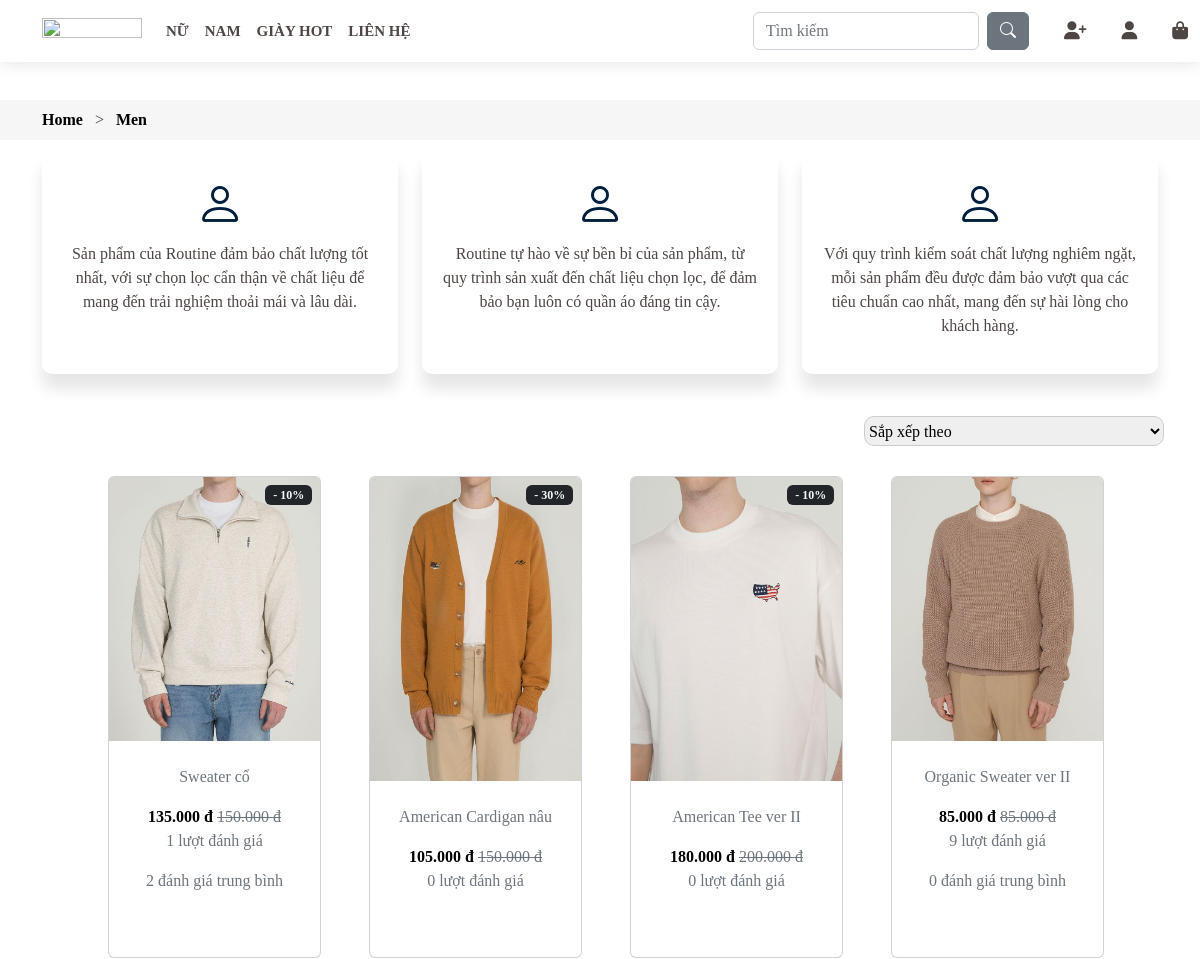
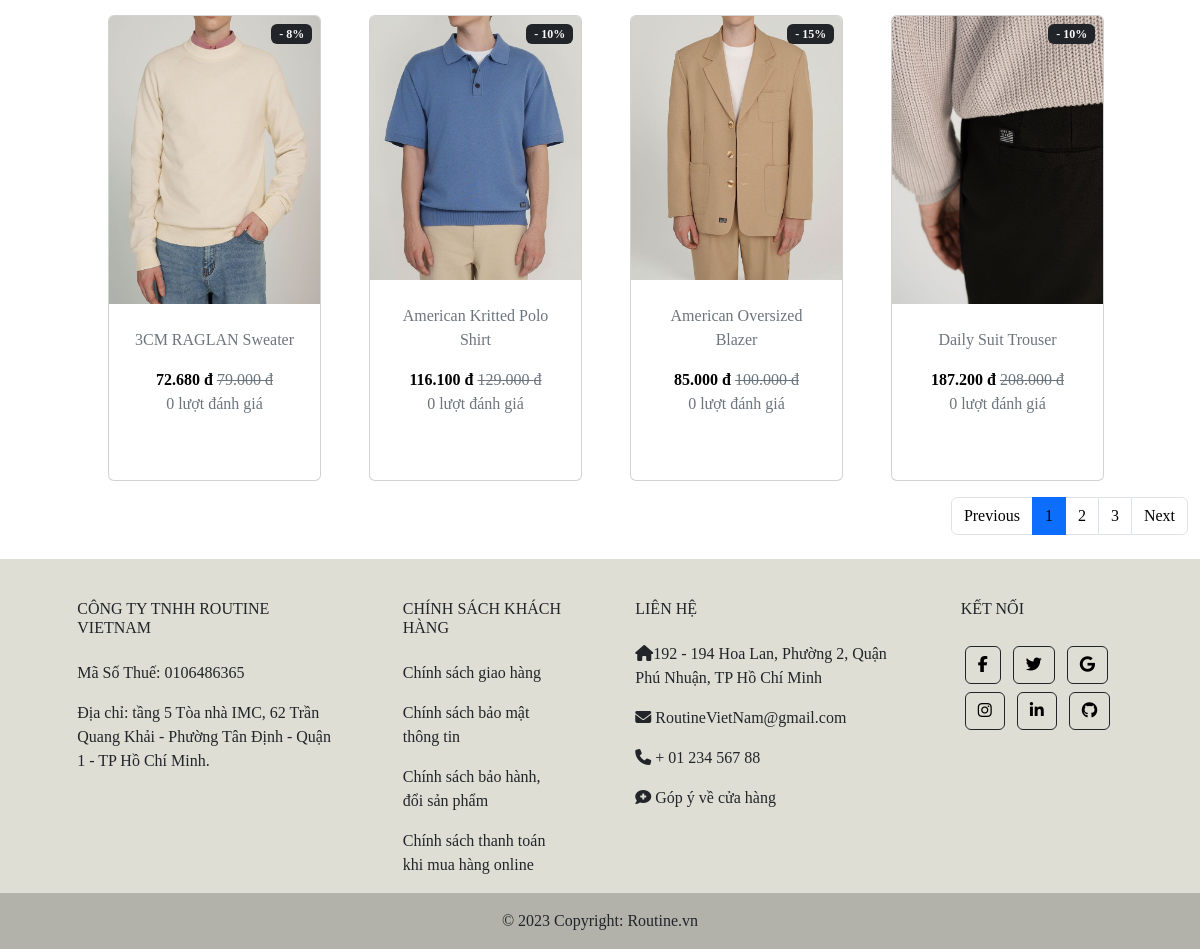
The app's page /index.php?page=main&controller=menproducts&action=index with its own data (2 pictures, top to bottom).
### tables this page shows
CREATE TABLE `product` (
  `id` int(11) NOT NULL,
  `price` int(11) DEFAULT NULL,
  `name` varchar(255) DEFAULT NULL,
  `description` varchar(255) DEFAULT NULL,
  `content` varchar(10000) DEFAULT NULL,
  `img` varchar(255) DEFAULT 'public/img/default/df.jpeg',
  `img1` varchar(255) DEFAULT 'public/img/default/df.jpeg',
  `img2` varchar(255) DEFAULT 'public/img/default/df.jpeg',
  `img3` varchar(255) DEFAULT 'public/img/default/df.jpeg',
  `sale` int(11) NOT NULL,
  `vote_number` int(11) NOT NULL,
  `total_stars` int(11) NOT NULL,
  `typeid` int(11) NOT NULL
);

### controllers/main/menproducts_controller.php (called while the page is built, shortened)
<?php
require_once('models/product.php');
class MenproductsController extends BaseController
{
	public function index()
	{
		$menproducts = Product::getAllMen();
		$data = array('menproducts' => $menproducts);
		$this->render('index', $data);
	}
}

### routes.php (called while the page is built, shortened)
<?php
$controller = new $klass;
$controller->$action();

### index.php (called while the page is built, shortened)
<?php
require_once('routes.php');

### models/product.php (called while the page is built, shortened)
<?php
class Product
{
    public function __construct($id, $name, $price, $description, $content, $img,$img1,$img2,$img3, $sale, $vote_number, $total_stars, $typeid )
    {
        $this->id = $id;
        $this->name = $name;
        $this->price = $price;
        $this->img = $img;
        $this->sale= $sale;
        $this->vote_number = $vote_number;
        $this->total_stars = $total_stars;
    }
    static function getAllMen()
    {
        $db = DB::getInstance();
        $req = $db->query("SELECT * FROM product WHERE typeid = 0");
        $products = [];
        foreach ($req->fetch_all(MYSQLI_ASSOC) as $product)
        {
            $products[] = new Product(
                $product['id'],
                $product['name'],
                $product['price'],
                $product['description'],
                $product['content'],
                $product['img'],
                $product['img1'],
                $product['img2'],
                $product['img3'],
                $product['sale'],
                $product['vote_number'],
                $product['total_stars'],
                $product['typeid']
            );
        }
        return $products;
    }
}
?>

### views/main/menproducts/index.php (the view, shortened to what this page needs)
<?php
   include_once('views/main/navbar.php');
?>
<main>
    <div class="container-fluid py-2" style="margin-top: 100px; background-color: #f6f6f6">
        <div class="container">
            <a href="index.php?page=main&controller=layouts&action=index" class="fw-bold me-2">Home</a>&nbsp;>
            <a href="index.php?page=main&controller=menproducts&action=index" class=" fw-bold me-2">&nbsp;&nbsp;Men</a>
        </div>
    </div>
    <div class="container" style="margin-top: 10px">
        <div class="row">
            <div class="col-md-4">
                <div class="square-box">
                    <div class="d-flex flex-column align-items-center justify-content-center">
                        <i class="bi bi-person" style="font-size: 3rem; color: #001f3f;"></i>
                        <p class="text-center">Sản phẩm của Routine đảm bảo chất lượng tốt nhất, với sự chọn lọc cẩn
                            thận về
                            chất liệu để mang đến trải nghiệm thoải mái và lâu dài.</p>
                    </div>
                </div>
            </div>
            <div class="col-md-4">
                <div class="square-box">
                    <div class="d-flex flex-column align-items-center justify-content-center">
                        <i class="bi bi-person" style="font-size: 3rem; color: #001f3f;"></i>
                        <p class="text-center">Routine tự hào về sự bền bỉ của sản phẩm, từ quy trình sản xuất đến
                            chất liệu chọn lọc, để đảm bảo bạn luôn có quần áo đáng tin cậy.</p>
                    </div>
                </div>
            </div>
            <div class="col-md-4">
                <div class="square-box">
                    <div class="d-flex flex-column align-items-center justify-content-center">
                        <i class="bi bi-person" style="font-size: 3rem; color: #001f3f;"></i>
                        <p class="text-center">Với quy trình kiểm soát chất lượng nghiêm ngặt, mỗi sản phẩm đều được
                            đảm
                            bảo vượt qua các tiêu chuẩn cao nhất, mang đến sự hài lòng cho khách hàng.</p>
                    </div>
                </div>
            </div>
        </div>
    </div>
    <div class="container-fluid py-2" style="margin-top: 10px">
        <div class="container-fluid px-4 px-lg-6 mt-4">
            <div style="display: flex; justify-content: flex-end; margin-top: 10px">
                <select id="sortOption" name=""
                    style="margin-left: auto; border-radius: 10px; height: 30px; width: 300px; border-color: #ccc;"
                    onchange="sortProducts()">
                    <option value="default">Sắp xếp theo</option>
                </select>
            </div>
            <div class="row" style="margin-top: 30px; padding-left: 60px">
                <div id="card-content"
                    class="row gx-4 gx-lg-5 row-cols-1 row-cols-md-2 row-cols-xl-4 justify-content-center">
                    <?php
            foreach ($menproducts as $menproduct) {
                echo '<div id="card" class="col mb-3">
                        <a href="index.php?page=main&controller=detail&id=' . $menproduct->id . '&action=index" class="card h-100 text-decoration-none">';
                if ($menproduct->sale) {
                    echo '<div class="badge bg-dark text-light position-absolute" style="top: 0.5rem; right: 0.5rem"> - ' . $menproduct->sale . '%</div>';
                }
                echo '<img class="card-img-top" src="' . $menproduct->img . '" alt="..." style="height: 80%; width: auto;">
                        <div class="card-body p-4">
                            <div class="text-center">
                                <p class="product-name text-muted" style="font-size: 1em">' . $menproduct->name . '</p>
                                <span class="fw-bold">' . number_format($menproduct->price * (100 - $menproduct->sale) / 100, 0, ',', '.') . ' đ</span>
                                <span class="text-muted text-decoration-line-through">' . number_format($menproduct->price, 0, ',', '.') . ' đ</span>';
                if ($menproduct->vote_number == 0) {
                    echo '<p class="product-name text-muted" style="font-size: 1em">' . $menproduct->vote_number . ' lượt đánh giá</p>';
                } else {
                    echo '<p class="product-name text-muted" style="font-size: 1em">' . $menproduct->vote_number . ' lượt đánh giá</p>
                          <p class="product-name text-muted" style="font-size: 1em">' . $menproduct->total_stars / $menproduct->vote_number . ' đánh giá trung bình</p>';
                }
                echo '</div>
                    </div>
                    <div class="card-footer p-4 pt-0 border-top-0 bg-transparent">
                        <div class="text-center"></div>
                    </div>
                  </a>
                </div>';
            }
        ?>
                </div>
            </div>
        </div>
        <nav aria-label="Page navigation example">
            <ul class="pagination justify-content-end">
                <li class="page-item">
                    <a class="page-link previous-page" href="#" tabindex="-1">Previous</a>
                </li>
            </ul>
        </nav>
    </div>
</main>
<?php
   include_once('views/main/footer.php');
?>

### records on screen
product: sale "10", img (picture), name "Sweater cổ", $menproduct->price * (100 - $menproduct->sale) / 100 "135.000", price "150.000", vote_number "1", $menproduct->total_stars/$menproduct->vote_number "2"
product: sale "30", img (picture), name "American Cardigan nâu", $menproduct->price * (100 - $menproduct->sale) / 100 "105.000", price "150.000", vote_number "0"
product: sale "10", img (picture), name "American Tee ver II", $menproduct->price * (100 - $menproduct->sale) / 100 "180.000", price "200.000", vote_number "0"
product: img (picture), name "Organic Sweater ver II", $menproduct->price * (100 - $menproduct->sale) / 100 "85.000", price "85.000", vote_number "9", $menproduct->total_stars/$menproduct->vote_number "0"
product: sale "8", img (picture), name "3CM RAGLAN Sweater", $menproduct->price * (100 - $menproduct->sale) / 100 "72.680", price "79.000", vote_number "0"
product: sale "10", img (picture), name "American Kritted Polo Shirt", $menproduct->price * (100 - $menproduct->sale) / 100 "116.100", price "129.000", vote_number "0"
product: sale "15", img (picture), name "American Oversized Blazer", $menproduct->price * (100 - $menproduct->sale) / 100 "85.000", price "100.000", vote_number "0"
product: sale "10", img (picture), name "Daily Suit Trouser", $menproduct->price * (100 - $menproduct->sale) / 100 "187.200", price "208.000", vote_number "0"
